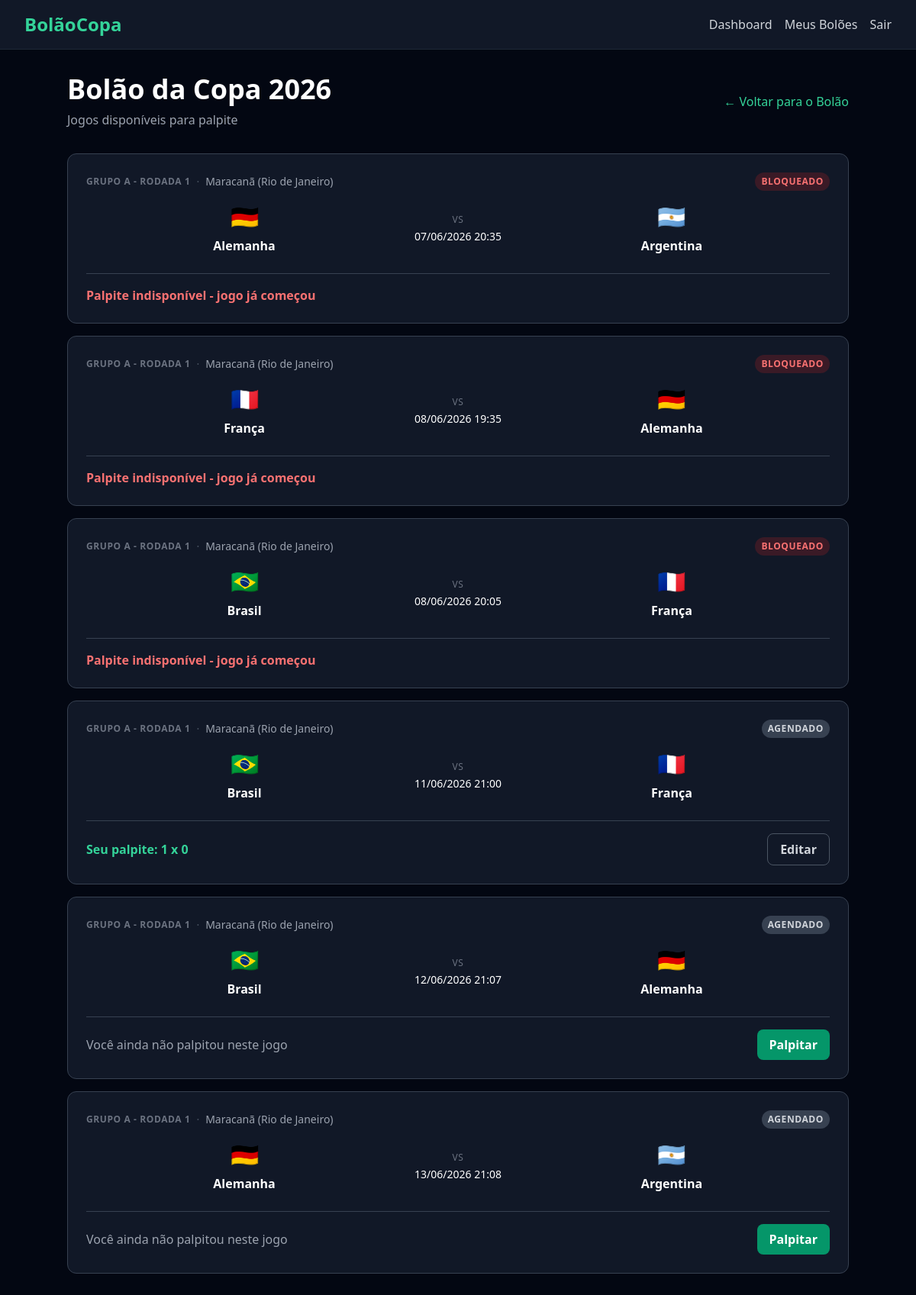
/pools/4/matches/ (signed in), run on an earlier commit of the app's database.
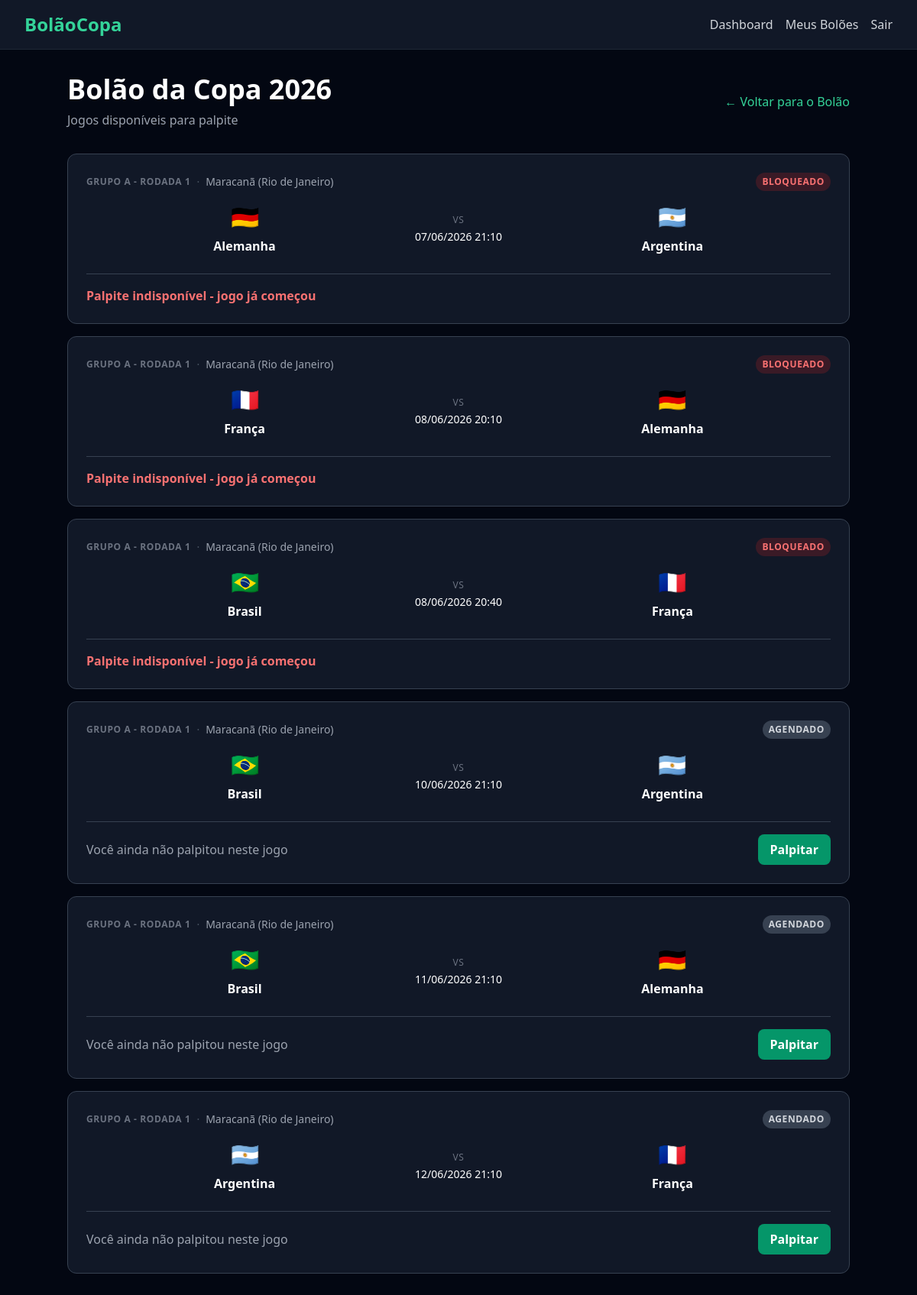
And on a later commit of the database.
### matches/models.py (models this page shows, shortened)
class Match(models.Model):
    STATUS_CHOICES = (
        ('agendado', 'Agendado'),
        ('em_andamento', 'Em andamento'),
        ('finalizado', 'Finalizado'),
    )
    round = models.ForeignKey(
        Round,
        on_delete=models.CASCADE,
        related_name='matches',
    )
    stadium = models.ForeignKey(
        Stadium,
        on_delete=models.PROTECT,
        related_name='matches',
    )
    home_team = models.ForeignKey(
        Team,
        on_delete=models.PROTECT,
        related_name='home_matches',
    )
    away_team = models.ForeignKey(
        Team,
        on_delete=models.PROTECT,
        related_name='away_matches',
    )
    match_datetime = models.DateTimeField()
    home_score = models.PositiveIntegerField(null=True, blank=True)
    away_score = models.PositiveIntegerField(null=True, blank=True)
    status = models.CharField(
        max_length=20,
        choices=STATUS_CHOICES,
        default='agendado',
    )
    created_at = models.DateTimeField(auto_now_add=True)
    updated_at = models.DateTimeField(auto_now=True)
    class Meta:
        ordering = ('match_datetime',)

class Round(models.Model):
    PHASE_CHOICES = (
        ('grupo', 'Fase de Grupos'),
        ('oitavas', 'Oitavas de Final'),
        ('quartas', 'Quartas de Final'),
        ('semi', 'Semifinal'),
        ('terceiro_lugar', 'Terceiro Lugar'),
        ('final', 'Final'),
    )
    name = models.CharField(max_length=100)
    order = models.PositiveIntegerField()
    phase = models.CharField(max_length=20, choices=PHASE_CHOICES)
    created_at = models.DateTimeField(auto_now_add=True)
    updated_at = models.DateTimeField(auto_now=True)
    class Meta:
        ordering = ('order',)

class Stadium(models.Model):
    name = models.CharField(max_length=200)
    city = models.CharField(max_length=100)
    country = models.CharField(max_length=100)
    created_at = models.DateTimeField(auto_now_add=True)
    updated_at = models.DateTimeField(auto_now=True)
    def __str__(self):
        return f'{self.name} ({self.city})'

class Team(models.Model):
    name = models.CharField(max_length=100)
    country_code = models.CharField(max_length=3, unique=True)
    flag_emoji = models.CharField(max_length=10, blank=True)
    created_at = models.DateTimeField(auto_now_add=True)
    updated_at = models.DateTimeField(auto_now=True)

### predictions/models.py (models this page shows, shortened)
class Prediction(models.Model):
    user = models.ForeignKey(
        settings.AUTH_USER_MODEL,
        on_delete=models.CASCADE,
        related_name='predictions',
    )
    match = models.ForeignKey(
        Match,
        on_delete=models.CASCADE,
        related_name='predictions',
    )
    pool = models.ForeignKey(
        Pool,
        on_delete=models.CASCADE,
        related_name='predictions',
    )
    home_score = models.PositiveIntegerField()
    away_score = models.PositiveIntegerField()
    points = models.IntegerField(default=0)
    created_at = models.DateTimeField(auto_now_add=True)
    updated_at = models.DateTimeField(auto_now=True)
    class Meta:
        unique_together = ('user', 'match', 'pool')

### predictions/views.py (the view)
class PoolMatchListView(LoginRequiredMixin, ListView):
    template_name = 'predictions/pool_matches.html'
    context_object_name = 'matches'
    def get_queryset(self):
        self.pool = get_object_or_404(Pool, pk=self.kwargs['pool_id'])
        return Match.objects.select_related(
            'home_team', 'away_team', 'stadium', 'round',
        ).order_by('match_datetime')
    def dispatch(self, request, *args, **kwargs):
        self.pool = get_object_or_404(Pool, pk=self.kwargs['pool_id'])
        if not PoolMember.objects.filter(
            pool=self.pool,
            user=request.user,
        ).exists():
            messages.error(request, 'Você precisa ser membro deste bolão para acessar.')
            return redirect(reverse('pool_detail', kwargs={'pk': self.pool.pk}))
        return super().dispatch(request, *args, **kwargs)
    def get_context_data(self, **kwargs):
        context = super().get_context_data(**kwargs)
        context['pool'] = self.pool
        now = timezone.now()
        user_predictions = {
            p.match_id: p for p in Prediction.objects.filter(
                user=self.request.user,
                pool=self.pool,
            )
        }
        match_items = []
        for match in context['matches']:
            is_locked = match.match_datetime <= now
            match_items.append({
                'match': match,
                'is_locked': is_locked,
                'user_prediction': user_predictions.get(match.pk),
            })
        context['match_items'] = match_items
        return context

### templates/predictions/pool_matches.html (shortened to what the changed rows need)
{% extends 'base.html' %}
{% block content %}
<div class='max-w-5xl mx-auto'>
    <div class='flex items-center justify-between mb-8'>
        <div>
            <h1 class='text-3xl md:text-4xl font-bold text-white'>{{ pool.name }}</h1>
        </div>
    </div>
    {% if match_items %}
        <div class='space-y-4'>
            {% for item in match_items %}
                <div class='bg-gray-900 border border-gray-700 rounded-xl p-6 hover:border-emerald-500/50 transition-colors duration-200'>
                    <div class='flex items-center justify-between mb-4'>
                        <div class='flex items-center gap-2 text-sm'>
                            <span class='text-xs font-semibold uppercase tracking-wider text-gray-500'>{{ item.match.round.name }}</span>
                            <span class='text-gray-600'>·</span>
                            <span class='text-gray-400'>{{ item.match.stadium }}</span>
                        </div>
                        {% if item.is_locked %}
                            <span class='text-xs font-semibold uppercase tracking-wider px-2 py-1 rounded-full bg-red-600/20 text-red-400'>Bloqueado</span>
                        {% else %}
                            <span class='text-xs font-semibold uppercase tracking-wider px-2 py-1 rounded-full bg-gray-700 text-gray-300'>Agendado</span>
                        {% endif %}
                    </div>
                    <div class='flex items-center justify-between gap-4'>
                        <div class='flex flex-col items-center gap-2 flex-1'>
                            <span class='text-3xl'>{{ item.match.home_team.flag_emoji }}</span>
                            <span class='text-white font-semibold'>{{ item.match.home_team.name }}</span>
                        </div>
                        <div class='flex flex-col items-center gap-1'>
                            <span class='text-gray-500 text-xs uppercase tracking-wider'>vs</span>
                            <span class='text-white text-sm'>{{ item.match.match_datetime|date:"d/m/Y H:i" }}</span>
                        </div>
                        <div class='flex flex-col items-center gap-2 flex-1'>
                            <span class='text-3xl'>{{ item.match.away_team.flag_emoji }}</span>
                            <span class='text-white font-semibold'>{{ item.match.away_team.name }}</span>
                        </div>
                    </div>
                    <div class='mt-6 pt-4 border-t border-gray-700 flex items-center justify-between'>
                        {% if item.user_prediction %}
                            <span class='text-emerald-400 font-semibold'>Seu palpite: {{ item.user_prediction.home_score }} x {{ item.user_prediction.away_score }}</span>
                        {% elif item.is_locked %}
                            <span class='text-red-400 font-semibold'>Palpite indisponível - jogo já começou</span>
                        {% else %}
                            <span class='text-gray-400'>Você ainda não palpitou neste jogo</span>
                        {% endif %}
                        {% if not item.is_locked and not item.user_prediction %}
                            <a href='{% url "prediction_create" pool_id=pool.pk match_id=item.match.pk %}' class='bg-emerald-600 hover:bg-emerald-500 text-white font-semibold rounded-lg px-4 py-2 transition-colors duration-200'>
                                Palpitar
                            </a>
                        {% elif not item.is_locked and item.user_prediction %}
                            <a href='{% url "prediction_update" pool_id=pool.pk match_id=item.match.pk %}' class='border border-gray-600 hover:border-emerald-500 text-gray-300 hover:text-emerald-400 font-semibold rounded-lg px-4 py-2 transition-colors duration-200'>
                                Editar
                            </a>
                        {% endif %}
                    </div>
                </div>
            {% endfor %}
        </div>
    {% else %}
        <div class='bg-gray-900 border border-gray-700 rounded-xl p-8 text-center'>
            <p class='text-gray-400 text-lg'>Nenhum jogo disponível para palpite no momento.</p>
        </div>
    {% endif %}
</div>
{% endblock %}

What changed in the data, as far as the page shows it:
removed Match: match.round.name "GRUPO A - RODADA 1", match.stadium "Maracanã (Rio de Janeiro)", shows "BLOQUEADO", match.home_team.flag_emoji "🇩🇪", match.home_team.name "Alemanha", match.match_datetime "07/06/2026 20:35", match.away_team.flag_emoji "🇦🇷", match.away_team.name "Argentina", shows "Palpite indisponível - jogo já começou"
removed Match: match.round.name "GRUPO A - RODADA 1", match.stadium "Maracanã (Rio de Janeiro)", shows "BLOQUEADO", match.home_team.flag_emoji "🇫🇷", match.home_team.name "França", match.match_datetime "08/06/2026 19:35", match.away_team.flag_emoji "🇩🇪", match.away_team.name "Alemanha", shows "Palpite indisponível - jogo já começou"
removed Match: match.round.name "GRUPO A - RODADA 1", match.stadium "Maracanã (Rio de Janeiro)", shows "BLOQUEADO", match.home_team.flag_emoji "🇧🇷", match.home_team.name "Brasil", match.match_datetime "08/06/2026 20:05", match.away_team.flag_emoji "🇫🇷", match.away_team.name "França", shows "Palpite indisponível - jogo já começou"
removed Match: match.round.name "GRUPO A - RODADA 1", match.stadium "Maracanã (Rio de Janeiro)", shows "AGENDADO", match.home_team.flag_emoji "🇧🇷", match.home_team.name "Brasil", match.match_datetime "11/06/2026 21:00", match.away_team.flag_emoji "🇫🇷", match.away_team.name "França", user_prediction.home_score "1", user_prediction.away_score "0", shows "Editar"
removed Match: match.round.name "GRUPO A - RODADA 1", match.stadium "Maracanã (Rio de Janeiro)", shows "AGENDADO", match.home_team.flag_emoji "🇧🇷", match.home_team.name "Brasil", match.match_datetime "12/06/2026 21:07", match.away_team.flag_emoji "🇩🇪", match.away_team.name "Alemanha", shows "Você ainda não palpitou neste jogo", shows "Palpitar"
removed Match: match.round.name "GRUPO A - RODADA 1", match.stadium "Maracanã (Rio de Janeiro)", shows "AGENDADO", match.home_team.flag_emoji "🇩🇪", match.home_team.name "Alemanha", match.match_datetime "13/06/2026 21:08", match.away_team.flag_emoji "🇦🇷", match.away_team.name "Argentina", shows "Você ainda não palpitou neste jogo", shows "Palpitar"
added Match: match.round.name "GRUPO A - RODADA 1", match.stadium "Maracanã (Rio de Janeiro)", shows "BLOQUEADO", match.home_team.flag_emoji "🇩🇪", match.home_team.name "Alemanha", match.match_datetime "07/06/2026 21:10", match.away_team.flag_emoji "🇦🇷", match.away_team.name "Argentina", shows "Palpite indisponível - jogo já começou"
added Match: match.round.name "GRUPO A - RODADA 1", match.stadium "Maracanã (Rio de Janeiro)", shows "BLOQUEADO", match.home_team.flag_emoji "🇫🇷", match.home_team.name "França", match.match_datetime "08/06/2026 20:10", match.away_team.flag_emoji "🇩🇪", match.away_team.name "Alemanha", shows "Palpite indisponível - jogo já começou"
added Match: match.round.name "GRUPO A - RODADA 1", match.stadium "Maracanã (Rio de Janeiro)", shows "BLOQUEADO", match.home_team.flag_emoji "🇧🇷", match.home_team.name "Brasil", match.match_datetime "08/06/2026 20:40", match.away_team.flag_emoji "🇫🇷", match.away_team.name "França", shows "Palpite indisponível - jogo já começou"
added Match: match.round.name "GRUPO A - RODADA 1", match.stadium "Maracanã (Rio de Janeiro)", shows "AGENDADO", match.home_team.flag_emoji "🇧🇷", match.home_team.name "Brasil", match.match_datetime "10/06/2026 21:10", match.away_team.flag_emoji "🇦🇷", match.away_team.name "Argentina", shows "Você ainda não palpitou neste jogo", shows "Palpitar"
added Match: match.round.name "GRUPO A - RODADA 1", match.stadium "Maracanã (Rio de Janeiro)", shows "AGENDADO", match.home_team.flag_emoji "🇧🇷", match.home_team.name "Brasil", match.match_datetime "11/06/2026 21:10", match.away_team.flag_emoji "🇩🇪", match.away_team.name "Alemanha", shows "Você ainda não palpitou neste jogo", shows "Palpitar"
added Match: match.round.name "GRUPO A - RODADA 1", match.stadium "Maracanã (Rio de Janeiro)", shows "AGENDADO", match.home_team.flag_emoji "🇦🇷", match.home_team.name "Argentina", match.match_datetime "12/06/2026 21:10", match.away_team.flag_emoji "🇫🇷", match.away_team.name "França", shows "Você ainda não palpitou neste jogo", shows "Palpitar"
